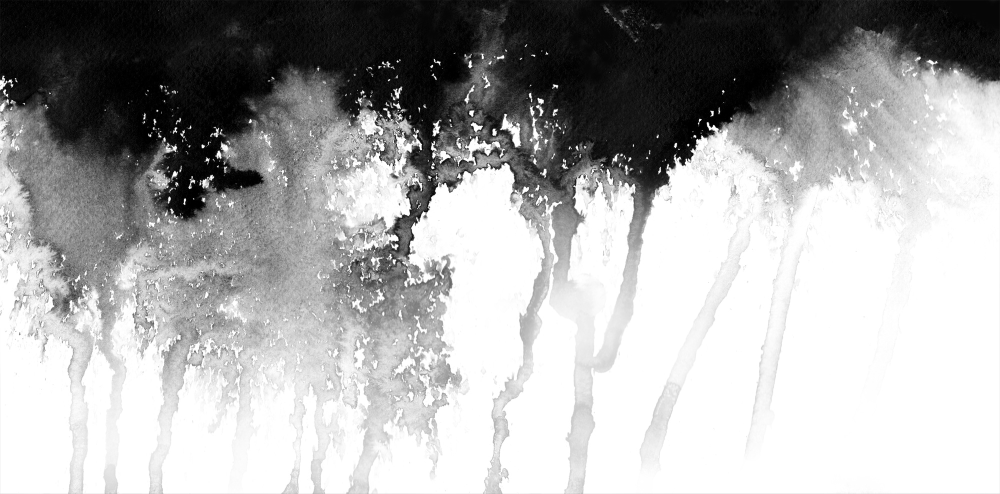
#> input picture jam_image_filter/assets/ombre.jpg, 2000 x 987 px (shown at 1/2 size)
$ python blur.py assets/ombre.jpg out.png   (older library calls are emulated)
#> lines starting #> are read from the running program, lines starting #| are printed output that depends on the picture
#> further down, image is the input picture: PIL image 2000x987 RGB; min 0, max 255, mean 169.4
### jam_image_filter/util.py
import math
import colorsys
import scipy
import scipy.cluster
import scipy.misc
import operator
import math
import Image
import numpy as np
import random

WIDTH = 1700
HEIGHT = 540

def rgb_to_gray(r, g, b, a = None):
    return 0.299 * r + 0.587 * g + 0.114 * b

# [65 lines left out: functions get_avg_gray, get_dominant_colours, pad_colours, order_colours_by_brightness, order_colours_by_hue, order_colours_by_saturation, not called in this run]

def resize_jam_background(im, target_width=WIDTH, target_height=HEIGHT,
                          max_resize=16.0, pixelated=False):
#> called with target_width = 1700, target_height = 540, max_resize = 16, pixelated = False
    width, height = im.size
#> width = 2000; height = 987
    scale, crop_left, crop_right, crop_top, crop_bottom = \
        get_resize_params(im, target_width, target_height, max_resize)

    if pixelated:
        im = im.resize((int(width * scale), int(height * scale)))
    else:
        im = im.resize((int(width * scale), int(height * scale)), Image.BILINEAR)
    im = im.crop((crop_left, crop_top, crop_right, crop_bottom))

    return im

# [24 lines left out: functions centre_crop, random_crop, not called in this run]

def get_resize_params(im, target_width=WIDTH, target_height=HEIGHT, max_resize=4.0):
#> called with target_width = 1700, target_height = 540, max_resize = 16
    width, height = im.size
#> width = 2000; height = 987

    scale = min(max_resize, max(target_width / float(width),
                                target_height / float(height)))
#> scale = 0.85
    width = int(width * scale)
#> width = 1700
    height = int(height * scale)
#> height = 838

    crop_left = int(max(0, (width - target_width) / 2))
#> crop_left = 0
    crop_right = int(width - crop_left)
#> crop_right = 1700
    crop_top = int(max(0, (height - target_height) / 2))
#> crop_top = 149
    crop_bottom = int(height - crop_top)
#> crop_bottom = 689

    return scale, crop_left, crop_right, crop_top, crop_bottom

# [90 lines left out: functions max_size, interpolate_colour, create_gradient, rgb_to_hls, hls_to_rgb, modify_hls and 4 more, not called in this run]

### jam_image_filter/blur.py
import sys
import math
import scipy.ndimage as ndimage
import scipy
import Image
import ImageFilter
import numpy as np
import util

def blur(original, sigma=10, darken=True):
    original = util.resize_jam_background(original)
#> in resize_jam_background, `scale, crop_left, crop_right, crop_top, crop_bottom = \ get_resize_par..`: scale = 0.85; crop_left = 0; crop_right = 1700; crop_top = 149; crop_bottom = 689
#> in resize_jam_background, `im = im.crop((crop_left, crop_top, crop_right, crop_bottom))`:
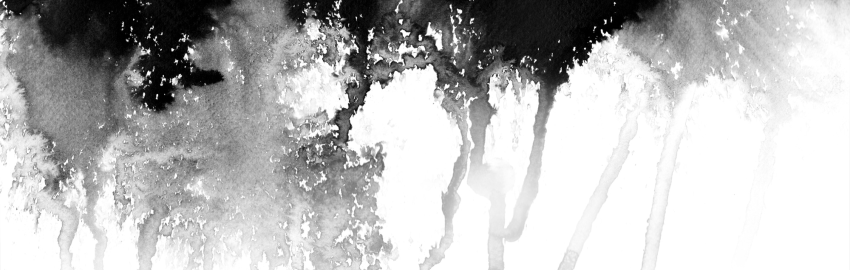
#> im: PIL image 1700x540 RGB (shown at 1/2 size); min 0, max 255, mean 186.9
    original = original.convert('RGB')

    if darken:
        original = original.point(lambda p: p * .8)
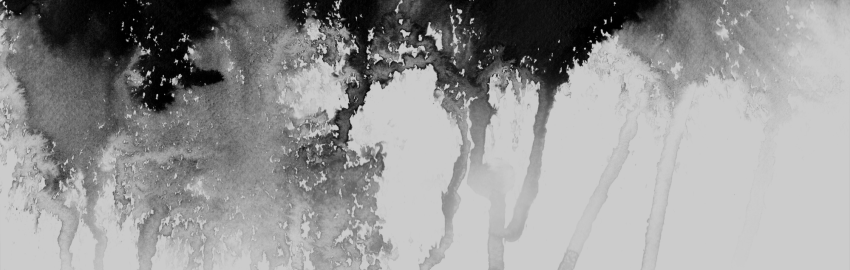
#> original: PIL image 1700x540 RGB (shown at 1/2 size); min 0, max 204, mean 149.5

    image = scipy.misc.fromimage(original, flatten=False)

    image = image.transpose((2, 0, 1))
    r = ndimage.gaussian_filter(image[0], sigma=sigma)
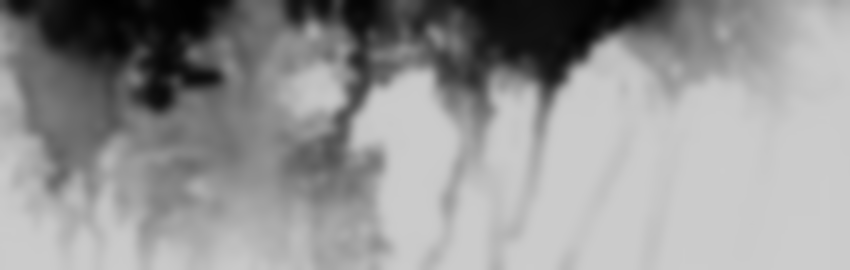
#> r: shape (540, 1700) (shown at 1/2 size); min 1, max 204, mean 148.5
    g = ndimage.gaussian_filter(image[1], sigma=sigma)
    b = ndimage.gaussian_filter(image[2], sigma=sigma)
    image = np.array([r, g, b]).transpose((1, 2, 0))
#> image: shape (540, 1700, 3)

    return scipy.misc.toimage(image)

if __name__ == '__main__':
    image = Image.open(sys.argv[1])
    image = blur(image)
    image.save(sys.argv[2], quality=90)

$ run again, on jam_image_filter/assets/airbrush.png
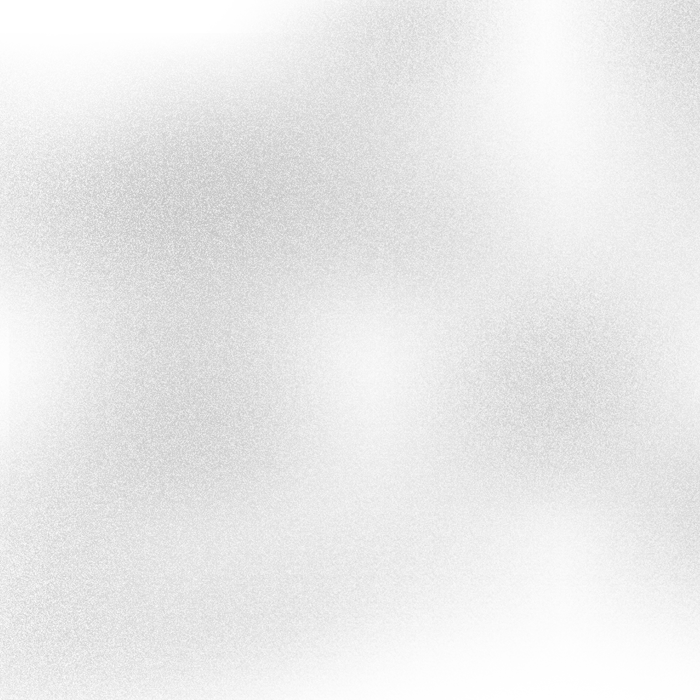
#> input picture jam_image_filter/assets/airbrush.png, 700 x 700 px
#> image is the input picture: PIL image 700x700 RGBA; mean R, G, B, A 57.2, 57.2, 57.2, 27.4
#> in resize_jam_background, `scale, crop_left, crop_right, crop_top, crop_bottom = \ get_resize_par..`: scale = 2.43; crop_left = 0; crop_right = 1699; crop_top = 579; crop_bottom = 1120
#> in resize_jam_background, `im = im.crop((crop_left, crop_top, crop_right, crop_bottom))`:
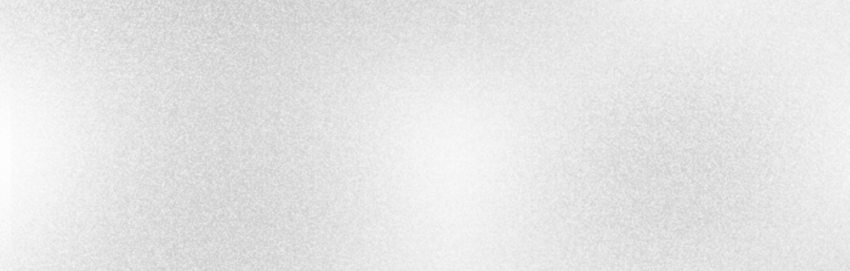
#> im: PIL image 1699x541 RGBA (shown at 1/2 size); mean R, G, B, A 55.9, 55.9, 55.9, 32.5; transparent parts drawn white
#> in blur, `r = ndimage.gaussian_filter(image[0], sigma=sigma)`:
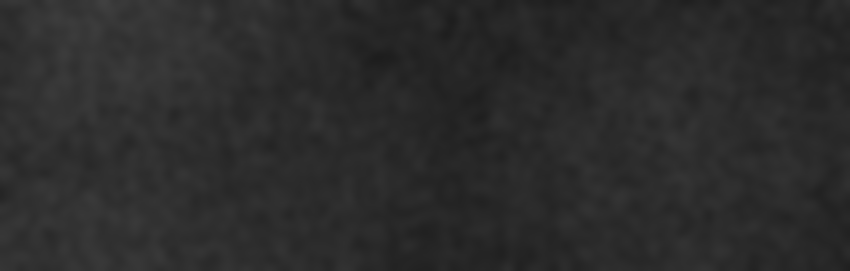
#> r: shape (541, 1699) (shown at 1/2 size); min 29, max 65, mean 43.7
#> image: shape (541, 1699, 3)

$ run again, on jam_image_filter/assets/leaves.png
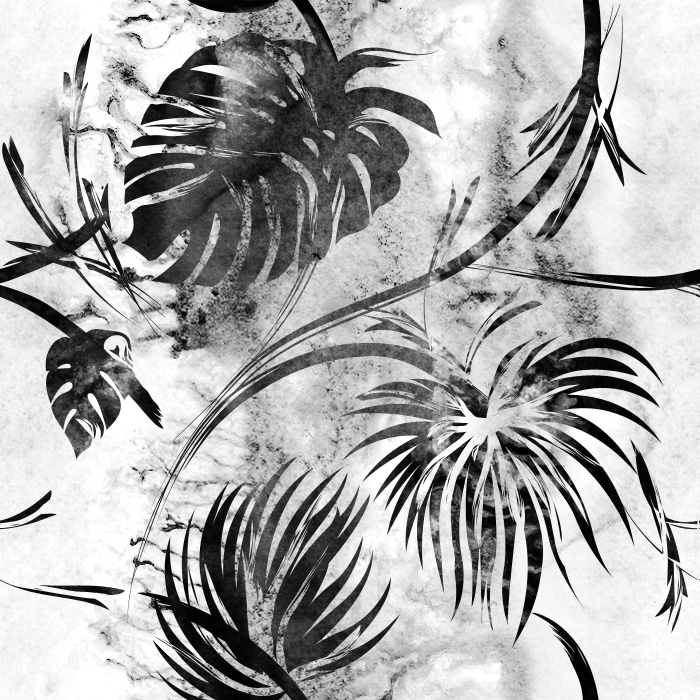
#> input picture jam_image_filter/assets/leaves.png, 700 x 700 px
#> image is the input picture: PIL image 700x700 RGB; min 0, max 255, mean 172
#> in resize_jam_background, `scale, crop_left, crop_right, crop_top, crop_bottom = \ get_resize_par..`: scale = 2.43; crop_left = 0; crop_right = 1699; crop_top = 579; crop_bottom = 1120
#> in resize_jam_background, `im = im.crop((crop_left, crop_top, crop_right, crop_bottom))`:
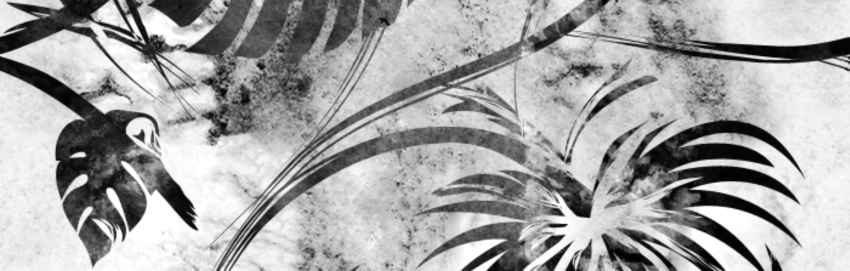
#> im: PIL image 1699x541 RGB (shown at 1/2 size); min 0, max 255, mean 166.3
#> in blur, `r = ndimage.gaussian_filter(image[0], sigma=sigma)`:
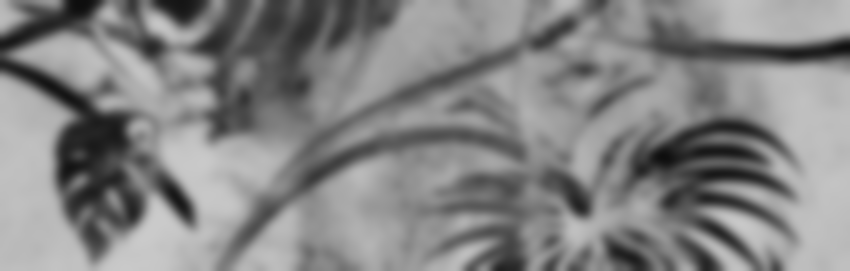
#> r: shape (541, 1699) (shown at 1/2 size); min 13, max 202, mean 132
#> image: shape (541, 1699, 3)

$ run again, on jam_image_filter/assets/leopard.png
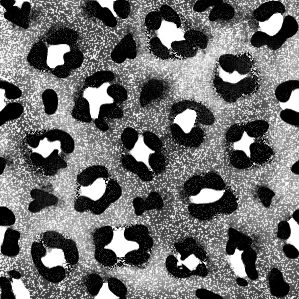
#> input picture jam_image_filter/assets/leopard.png, 299 x 299 px
#> image is the input picture: PIL image 299x299 RGBA; mean R, G, B, A 21.6, 21.6, 21.6, 153.8
#> in resize_jam_background, `scale, crop_left, crop_right, crop_top, crop_bottom = \ get_resize_par..`: scale = 5.69; crop_left = 0; crop_right = 1700; crop_top = 580; crop_bottom = 1120
#> in resize_jam_background, `im = im.crop((crop_left, crop_top, crop_right, crop_bottom))`:
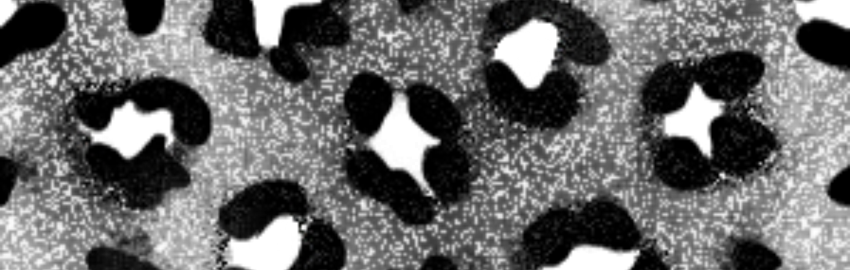
#> im: PIL image 1700x540 RGBA (shown at 1/2 size); mean R, G, B, A 21.1, 21.1, 21.1, 154; transparent parts drawn white
#> in blur, `r = ndimage.gaussian_filter(image[0], sigma=sigma)`:
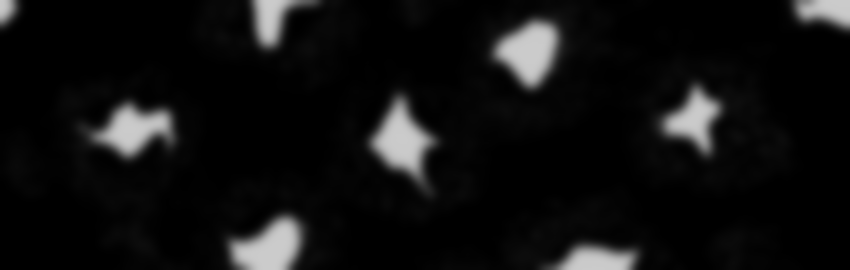
#> r: shape (540, 1700) (shown at 1/2 size); min 0, max 203, mean 16.2
#> image: shape (540, 1700, 3)
